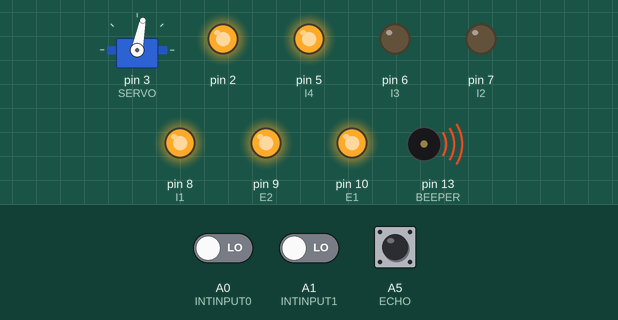
Bench run of a sketch on a simulated Arduino Uno, built with avr-gcc and run on an emulated ATmega328P. On the bench: servo, output pins drawn as LEDs (lit = HIGH), buzzer (waves = sounding, pin HIGH). The inputs (shaded band) are chosen by the test bench; at power-on: A5 (ECHO) LOW, A0 (INTINPUT0) LOW, A1 (INTINPUT1) LOW. Pins used as bus, display or sensor lines are not drawn; what the sketch prints to the serial monitor is not drawn.

Above: at 12.3 s.
12.4 s: A5 (ECHO) pulsed HIGH 2 times (0.12 s each, 0.3 s apart)
At 12.8 s:
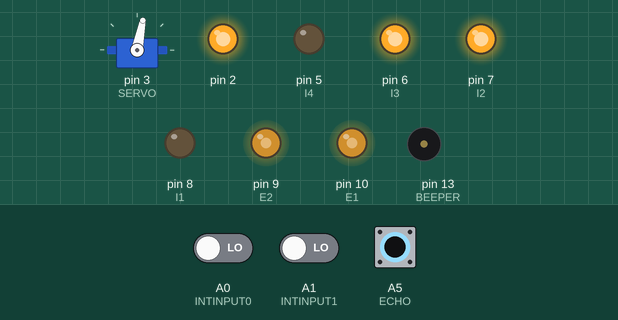
16.0 s: A5 (ECHO) pulsed HIGH 2 times (0.12 s each, 0.3 s apart)
At 18.5 s:
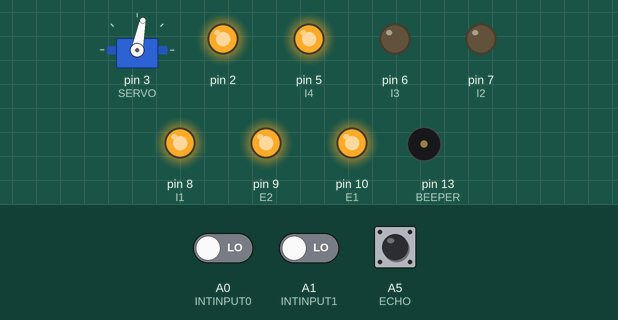
Timing chart, 0 to 25.6 s (numbered marks = the images above; inputs shaded):
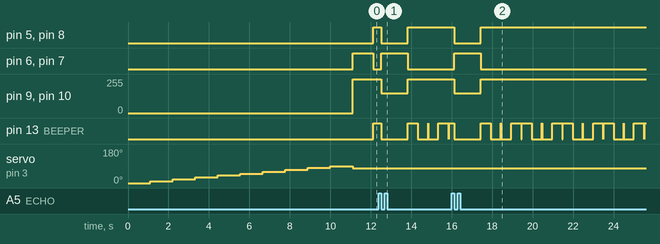

The sketch:

CarKeepingDistanceBehind.ino
```cpp
#include "TimerOne.h"
#define BEEPER 13
#include "PinChangeInterrupt.h"
#include <Servo.h>

// piny dla sonaru (HC-SR04)
#define TRIG A4
#define ECHO A5

// pin kontroli serwo (musi być PWM)
#define SERVO 3

Servo serwo;


#define INTINPUT0 A0
#define INTINPUT1 A1

volatile int cnt0, cnt1;
volatile int x = 0;
volatile int y = 0;
volatile int dist = 0;

long int intPeriod = 500000;

#define E1 10
#define E2 9
#define I1 8
#define I2 7
#define I3 6
#define I4 5

volatile char cmd = 'w';
int t = 1000;
volatile int carSpeed = 255;

void setup() {
    Serial.begin(9600);

    pinMode(2, OUTPUT);
    digitalWrite(2, HIGH);
    pinMode(E1, OUTPUT);
    pinMode(E2, OUTPUT);

    pinMode(I1, OUTPUT);
    pinMode(I2, OUTPUT);
    pinMode(I3, OUTPUT);
    pinMode(I4, OUTPUT);

    analogWrite(E1, 0);
    analogWrite(E2, 0);

    pinMode(TRIG, OUTPUT);    // TRIG startuje sonar
    pinMode(ECHO, INPUT);     // ECHO odbiera powracający impuls


    serwo.attach(SERVO);

    /* rozejrzyj się w zakresie od 0 stopni (patrz na jedną burtę)
     *  do 180 stopni (patrz na prawą burtę). Wydrukuj na konsoli
     *  kierunek patrzenia i najbliżej widziany obiekt (pojedynczy pomiar)
     */
    for(byte angle = 0; angle < 100; angle+= 10)
    {
       lookAndTellDistance(angle);
       delay(100);
    }

    /* patrz przed siebie */
    //lookAndTellDistance(79);


    pinMode(BEEPER, OUTPUT);
    Timer1.initialize();
    TimerUpdate();
    doNotBeep();

    pinMode(INTINPUT0, INPUT);
    pinMode(INTINPUT1, INPUT);

    cnt0=0;
    cnt1=0;

    PCICR  = 0x02;  // włącz pin change interrupt dla 1 grupy (A0..A5)
    PCMSK1 = 0x03;  // włącz przerwanie dla A0, A1
    forward();
}

void loop()
{
  dist = lookAndTellDistance(79);

  if(dist > 105)
  {
    forward();
    /*if(dist > 200)
    {*/
      analogWrite(E1, 150);
      analogWrite(E2, 150);

    /*}
    else
    {
      analogWrite(E1, 255-(200-dist));
      analogWrite(E2, 255-(200-dist));
    }*/


  }
  if(dist <= 105 && dist >= 95)
  {
    analogWrite(E1, 0);
    analogWrite(E2, 0);
  }
  if(dist < 95)
  {
    backward();
    analogWrite(E1, 255);
    analogWrite(E2, 255);
  }

}


ISR(PCINT1_vect){
 if( (PINC & (1 << PC0)) )
 cnt0++;

 if( (PINC & (1 << PC1)) )
 cnt1++;
}

void updateSpeed(int s, int p)
{
  analogWrite(E1, carSpeed);
  analogWrite(E2, carSpeed);

  if(p == 1)
  {
    intPeriod += 100000;
  }
  else
  {
    intPeriod -= 100000;
  }
}


void forward()
{
  doNotBeep();
  digitalWrite(I1, LOW);
  digitalWrite(I2, HIGH);
  digitalWrite(I3, HIGH);
  digitalWrite(I4, LOW);
  analogWrite(E1, carSpeed);
  analogWrite(E2, carSpeed);
}

void forwardRange()
{
  doNotBeep();
  digitalWrite(I1, LOW);
  digitalWrite(I2, HIGH);
  digitalWrite(I3, HIGH);
  digitalWrite(I4, LOW);
  analogWrite(E1, carSpeed);
  analogWrite(E2, carSpeed);

}

void turnLeft()
{
  doNotBeep();
  digitalWrite(I1, LOW);
  digitalWrite(I2, HIGH);
  digitalWrite(I3, LOW);
  digitalWrite(I4, HIGH);
  analogWrite(E1, carSpeed*1.5);
  analogWrite(E2, 0);
}

void turnRight()
{
  doNotBeep();
  digitalWrite(I1, LOW);
  digitalWrite(I2, HIGH);
  digitalWrite(I3, HIGH);
  digitalWrite(I4, LOW);
  analogWrite(E1, 0);
  analogWrite(E2, carSpeed*1.5);
}

void backward()
{
  digitalWrite(I1, HIGH);
  digitalWrite(I2, LOW);
  digitalWrite(I3, LOW);
  digitalWrite(I4, HIGH);
  analogWrite(E1, carSpeed);
  analogWrite(E2, carSpeed);
  Timer1.start();
  doBeep();
}

void stopCar()
{
  doNotBeep();
  analogWrite(E1, 0);
  analogWrite(E2, 0);
}

void TimerUpdate() {
  Timer1.detachInterrupt();
  Timer1.attachInterrupt(doBeep, intPeriod);
}

void doBeep() {
  digitalWrite(BEEPER, digitalRead(BEEPER) ^ 1);
}

void doNotBeep() {
  digitalWrite(BEEPER, LOW);
  Timer1.stop();
}

int lookAndTellDistance(byte angle) {

  unsigned long tot;      // czas powrotu (time-of-travel)
  unsigned int distance;

  Serial.print("Patrzę w kącie ");
  Serial.print(angle);
  serwo.write(angle);

/* uruchamia sonar (puls 10 ms na `TRIGGER')
 * oczekuje na powrotny sygnał i aktualizuje
 */
  digitalWrite(TRIG, HIGH);
  delay(10);
  digitalWrite(TRIG, LOW);
  tot = pulseIn(ECHO, HIGH);

/* prędkość dźwięku = 340m/s => 1 cm w 29 mikrosekund
 * droga tam i z powrotem, zatem:
 */
  distance = tot/58;

  Serial.print(": widzę coś w odległości ");
  Serial.println(distance);

  return distance;
}
```

Measured:
- after the input at 12.4 s, pin 5 (I4), pin 8 (I1): HIGH → LOW after 0.12 s, → HIGH 1.3 s later; pin 6 (I3), pin 7 (I2): LOW → HIGH after 0.12 s, → LOW 1.3 s later; pin 9 (E2), pin 10 (E1): 255/255 → 150/255 after 0.12 s, → 255/255 1.3 s later
- after the input at 16.0 s, pin 5 (I4), pin 8 (I1): HIGH → LOW after 0.12 s, → HIGH 1.3 s later; pin 6 (I3), pin 7 (I2): LOW → HIGH after 0.12 s, → LOW 1.3 s later; pin 9 (E2), pin 10 (E1): 255/255 → 150/255 after 0.12 s, → 255/255 1.3 s later
- by itself, pin 13 (BEEPER): repeats every 2.0 s: HIGH 0.50 s, LOW 0.50 s, HIGH 0.01 s, LOW 0.50 s, HIGH 0.50 s, LOW 0.01 s
- by itself, servo on pin 3 (SERVO): rises from 0° to 90° in 8.9 s, then falls to 79° in 1.1 s
